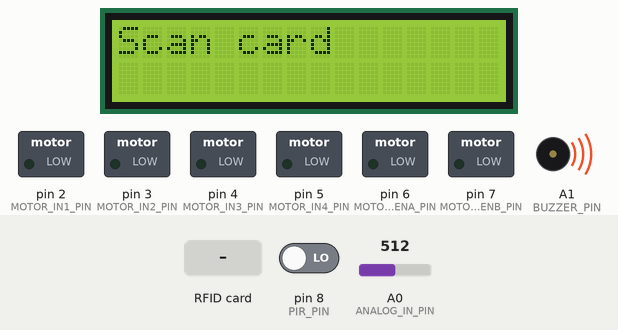
A sketch run on a simulated Arduino Uno, built with avr-gcc and run on an emulated ATmega328P. Parts: 16×2 character LCD, switched loads named in the sketch (green lamp = pin HIGH), buzzer (waves = sounding). The test bench sets the inputs (shaded band); at power-on: pin 8 (PIR_PIN) LOW, A0 (ANALOG_IN_PIN) = 512. Pins used as bus, display or sensor lines are not drawn; what the sketch prints to the serial monitor is not drawn.

Above: at 1.3 s.
1.4 s: RFID card 73 08 64 16 held to the reader
At 4.4 s:
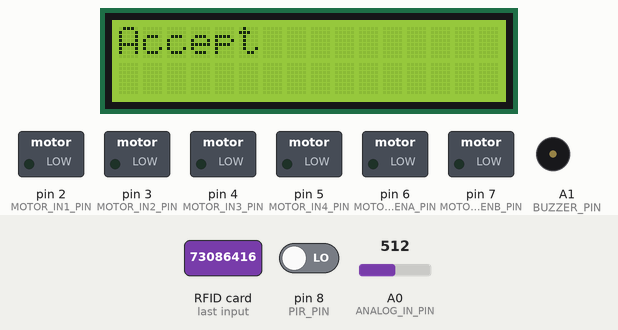
10.8 s: pin 8 (PIR_PIN) driven HIGH
At 13.3 s:
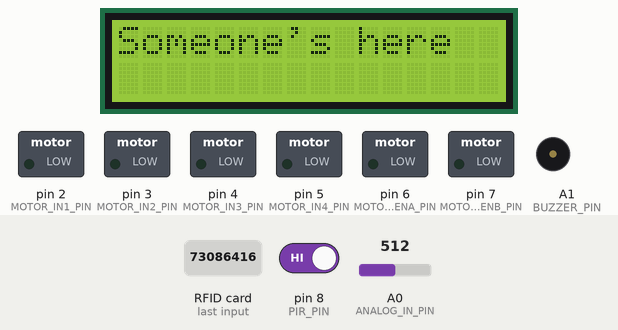
20.2 s: RFID card 5E 7A 19 C4 held to the reader
At 21.6 s:
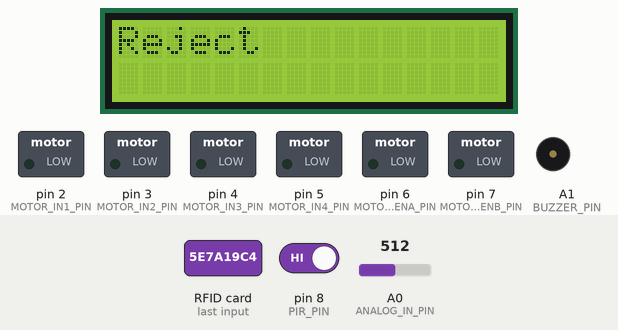
26.4 s: A0 (ANALOG_IN_PIN) set to 1004
29.0 s: A0 (ANALOG_IN_PIN) set to 1019
At 30.4 s:
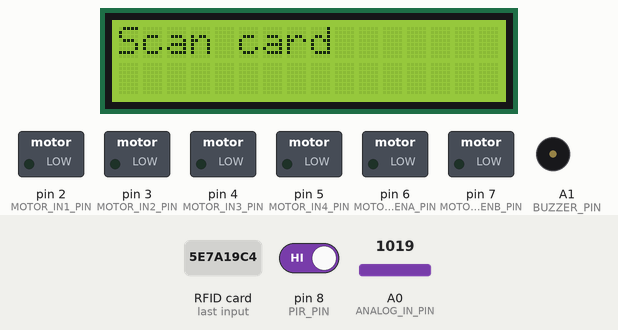
31.6 s: A0 (ANALOG_IN_PIN) set to 900
At 32.4 s:
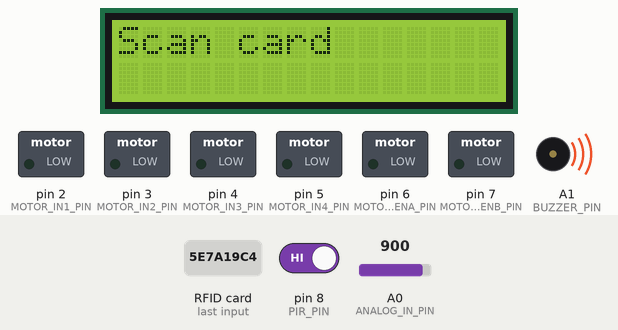
Timing chart, 0 to 38.4 s (numbered marks = the images above; inputs shaded):
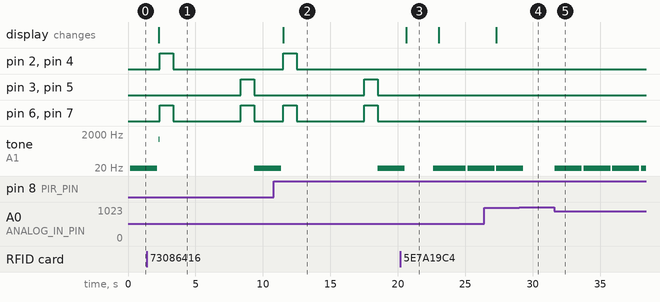

Measured:
- the behaviour switches between 1018 and 1019 on A0 (ANALOG_IN_PIN) (found by bisection; images 3 and 4)
- after the input at 1.4 s, pin 2 (MOTOR_IN1_PIN): LOW → HIGH after 0.96 s, → LOW 1.0 s later; pin 3 (MOTOR_IN2_PIN): LOW → HIGH after 7.0 s, → LOW 1.0 s later
- after the input at 10.8 s, pin 2 (MOTOR_IN1_PIN): LOW → HIGH after 0.72 s, → LOW 1.0 s later; pin 3 (MOTOR_IN2_PIN): LOW → HIGH after 6.7 s, → LOW 1.0 s later
- after the input at 20.2 s, pin 2 (MOTOR_IN1_PIN), pin 4 (MOTOR_IN3_PIN), pin 6 (MOTOR_ENA_PIN), pin 7 (MOTOR_ENB_PIN): stays LOW (without the input it goes to HIGH after 0.47 s); the display: changes after 0.44 s (image 3)
- after the input at 29.0 s, tone on A1 (BUZZER_PIN): goes on until 29.3 s, then stays silent
- after the input at 31.6 s, tone on A1 (BUZZER_PIN): alternates 1 Hz for 2.0 s and silent for 0.12 s, starting at once
- what the display in image 3 shows lasts 2.4 s, from 20.6 s to 23.0 s

The sketch:

CuaTuDong.ino
```cpp
#include <MFRC522.h>
#include <Wire.h>
#include <LiquidCrystal_I2C.h>

#define RST_PIN         9 // Chân RST của RC522
#define SS_PIN          10 // Chân SDA của RC522
#define PIR_PIN         8 // Chân OUT của cảm biến PIR
#define MOTOR_ENA_PIN   6 // Chân ENA của L298N
#define MOTOR_ENB_PIN   7 // Chân ENB của L298N
#define MOTOR_IN1_PIN   2 // Chân IN1 của L298NA
#define MOTOR_IN2_PIN   3 // Chân IN2 của L298N
#define MOTOR_IN3_PIN   4 // Chân IN3 của L298N
#define MOTOR_IN4_PIN   5 // Chân IN4 của L298N
#define BUZZER_PIN      A1 // Chân để kết nối buzzer
#define ANALOG_IN_PIN   A0 // Chân kết nối cảm biến rung

MFRC522 mfrc522(SS_PIN, RST_PIN);

#define LCD_ADDR        0x27
#define LCD_COLUMNS     16
#define LCD_ROWS        2

LiquidCrystal_I2C lcd(LCD_ADDR, LCD_COLUMNS, LCD_ROWS);

bool motorActivated = false; // Biến trạng thái để kiểm soát việc kích hoạt động cơ
bool cardPresent = false;    // Biến trạng thái để xác định nếu một thẻ đang được đặt trên đầu đọc
bool buzzerActivated = false; // Biến trạng thái để kiểm soát việc kích hoạt loa
unsigned long lcdLastUpdated = 0; // Biến lưu thời gian cập nhật cuối cùng trên màn hình LCD
const unsigned long lcdDisplayTime = 5000; // Thời gian hiển thị trên màn hình LCD (5 giây)
const unsigned long buzzerDuration = 100; // Thời gian kêu của loa (100ms)
int sensorVal = 0;

void setup() {
  pinMode(BUZZER_PIN, OUTPUT); // Đặt chân A1 làm đầu ra cho buzzer
  pinMode(PIR_PIN, INPUT);
  pinMode(MOTOR_ENA_PIN, OUTPUT);
  pinMode(MOTOR_ENB_PIN, OUTPUT);
  pinMode(MOTOR_IN1_PIN, OUTPUT);
  pinMode(MOTOR_IN2_PIN, OUTPUT);
  pinMode(MOTOR_IN3_PIN, OUTPUT);
  pinMode(MOTOR_IN4_PIN, OUTPUT);

  Serial.begin(9600);
  SPI.begin();
  mfrc522.PCD_Init();

  lcd.init();
  lcd.backlight();
  displayScanCardMessage(); // Hiển thị "Quét thẻ" khi mới bật lên
}

void loop() {
  bool isMotionDetected = false;

  // Đọc giá trị từ cảm biến rung
  sensorVal = analogRead(ANALOG_IN_PIN);

  if (mfrc522.PICC_IsNewCardPresent() && mfrc522.PICC_ReadCardSerial()) {
    // Handle card scanning
    handleCardScan();
  }

  if (digitalRead(PIR_PIN) == HIGH) {
    // Handle motion detection
    isMotionDetected = true;
  }

  handleMotorAction(isMotionDetected);

  // Kích hoạt buzzer nếu giá trị từ cảm biến rung nhỏ hơn 1019
  if (sensorVal < 1019) {
    activateBuzzer();
  }

  // Kiểm tra nếu đã hiển thị trên LCD đủ thời gian, thì xóa màn hình LCD và hiển thị lại "Quét thẻ"
  if (millis() - lcdLastUpdated >= lcdDisplayTime) {
    displayScanCardMessage();
  }
}

void handleCardScan() {
  // Check if the scanned card has the correct ID
  if (checkRFIDCardID()) {
    Serial.println("Card scanned! Accept");
    lcd.clear();
    lcd.setCursor(0, 0);
    lcd.print("Accept");
    lcdLastUpdated = millis(); // Ghi lại thời gian hiện tại khi hiển thị LCD
    // Reset motor activation status
    motorActivated = false;
    // Set card present flag to true
    cardPresent = true;
    // Activate the buzzer for 100ms
    tone(BUZZER_PIN, 1000); // Phát âm thanh ở tần số 1000Hz
    delay(100); // Dừng trong 100ms
    noTone(BUZZER_PIN); // Tắt buzzer
  } else {
    Serial.println("Unauthorized access! Reject");
    lcd.clear();
    lcd.setCursor(0, 0);
    lcd.print("Reject");
    lcdLastUpdated = millis(); // Ghi lại thời gian hiện tại khi hiển thị LCD
    delay(2000);

    tone(BUZZER_PIN, HIGH); // Phát âm thanh ở tần số 1000Hz
    delay(100); // Dừng trong 100ms

    tone(BUZZER_PIN, HIGH); // Phát âm thanh ở tần số 1000Hz
    delay(300);
    noTone(BUZZER_PIN); // Tắt buzzer
    lcd.clear();
    cardPresent = false;
  }
}

void handleMotorAction(bool isMotionDetected) {
  if (cardPresent) {
    // If a card has been scanned successfully, proceed with motor action
    if (isMotionDetected) {
      Serial.println("Motion detected! Someone's here");
      lcd.clear();
      lcd.setCursor(0, 0);
      lcd.print("Someone's here");
      lcdLastUpdated = millis(); // Ghi lại thời gian hiện tại khi hiển thị LCD
      // Reset motor activation status
      motorActivated = false;
    }

    if (!motorActivated) {
      // Forward motion
      digitalWrite(MOTOR_IN1_PIN, HIGH);
      digitalWrite(MOTOR_IN2_PIN, LOW);
      digitalWrite(MOTOR_IN3_PIN, HIGH);
      digitalWrite(MOTOR_IN4_PIN, LOW);
      analogWrite(MOTOR_ENA_PIN, 255);
      analogWrite(MOTOR_ENB_PIN, 255);
      delay(1000); // Run motor for 1 second

      // Stop motor
      digitalWrite(MOTOR_IN1_PIN, LOW);
      digitalWrite(MOTOR_IN2_PIN, LOW);
      digitalWrite(MOTOR_IN3_PIN, LOW);
      digitalWrite(MOTOR_IN4_PIN, LOW);
      analogWrite(MOTOR_ENA_PIN, 0);
      analogWrite(MOTOR_ENB_PIN, 0);
      delay(5000); // Pause for 5 seconds

      // Reverse motion
      digitalWrite(MOTOR_IN1_PIN, LOW);
      digitalWrite(MOTOR_IN2_PIN, HIGH);
      digitalWrite(MOTOR_IN3_PIN, LOW);
      digitalWrite(MOTOR_IN4_PIN, HIGH);
      analogWrite(MOTOR_ENA_PIN, 255);
      analogWrite(MOTOR_ENB_PIN, 255);
      delay(1000); // Run motor for 1 second

      // Stop motor
      digitalWrite(MOTOR_IN1_PIN, LOW);
      digitalWrite(MOTOR_IN2_PIN, LOW);
      digitalWrite(MOTOR_IN3_PIN, LOW);
      digitalWrite(MOTOR_IN4_PIN, LOW);
      analogWrite(MOTOR_ENA_PIN, 0);
      analogWrite(MOTOR_ENB_PIN, 0);

      // Set motor activation status to true
      motorActivated = true;
    }
  }
}

bool checkRFIDCardID() {
  // Define the expected ID
  byte expectedID[] = {0x73, 0x08, 0x64, 0x16};

  // Check if the scanned card ID matches the expected ID
  for (int i = 0; i < mfrc522.uid.size; i++) {
    if (mfrc522.uid.uidByte[i] != expectedID[i]) {
      return false; // ID does not match
    }
  }
  // All bytes match, ID is correct
  return true;
}

void activateBuzzer() {
  // Activate the buzzer only if it's not already activated
  if (!buzzerActivated) {
    // Turn on buzzer
    tone(BUZZER_PIN, HIGH); // Phát âm thanh ở tần số 3000Hz
    delay(2000); // Dừng trong 100ms
    noTone(BUZZER_PIN); // Tắt buzzer
    // Set buzzer activated flag to true
    buzzerActivated = true;
    // Set the buzzer end time
    unsigned long buzzerEndTime = millis() + buzzerDuration;

    // Keep the buzzer on until buzzer end time
    while (millis() < buzzerEndTime) {
      // Do nothing, just wait
    }

    // Reset buzzer activated flag
    buzzerActivated = false;
  }
}

void displayScanCardMessage() {
  lcd.clear();
  lcd.setCursor(0, 0);
  lcd.print("Scan card");
  lcdLastUpdated = millis(); // Cập nhật thời gian hiện tại
}
```
